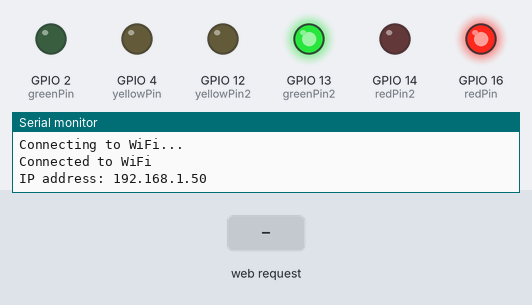
Recording of a sketch running on a simulated ESP8266 (NodeMCU). Parts: output pins drawn as LEDs (lit = HIGH), the last lines printed to the serial monitor. The test bench sets the inputs (shaded band). WiFi joins after 1.5 s; servers stay silent unless stated.

Above: at 3.2 s.
3.3 s: HTTP request GET / received
At 19.0 s:
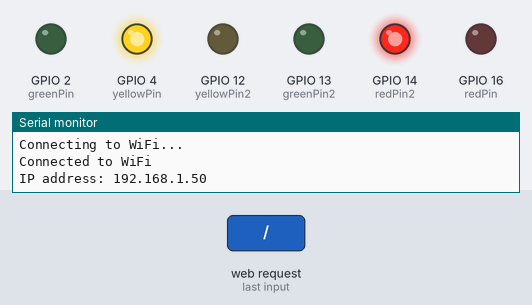
24.3 s: HTTP request GET /?turn=OFF received
At 39.2 s:
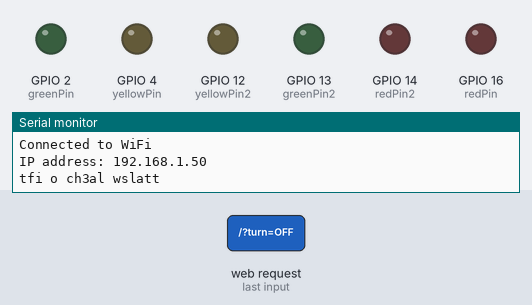
39.5 s: HTTP request GET /?turn=ON received
At 50.7 s:
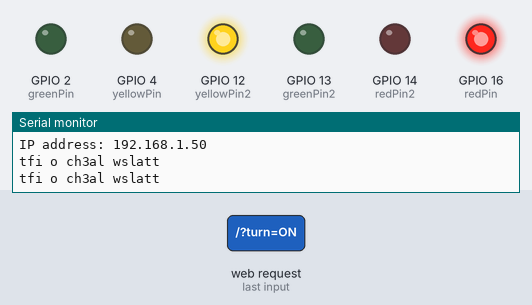
Timing chart, 0 to 56.6 s (numbered marks = the images above; inputs shaded):
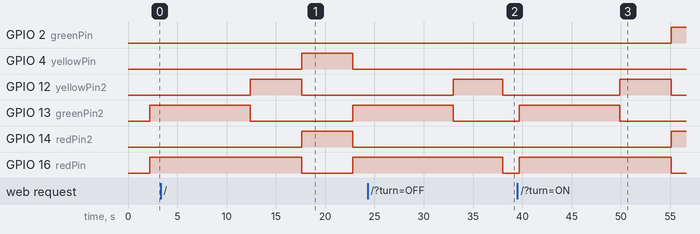

The sketch:

espAsWebServer.ino
```cpp
#include <ESP8266WiFi.h>
#include <ESP8266WebServer.h>

const char*  espName = "esp_sfm";
const char *ssid = "___";
const char *password = "___";
const int redPin = 16;
const int yellowPin = 4;
const int greenPin = 2;
const int redPin2 = 14;
const int yellowPin2 = 12;
const int greenPin2 = 13;
int currentLedTag = 0;

ESP8266WebServer server(80);
const char* nodeServer = "192.168.8.104";

void updateTrafficLightState() {
  if (currentLedTag == 1) {
    sendLEDState("RED","GREEN");
    digitalWrite(redPin, HIGH);
    digitalWrite(greenPin, LOW);
    digitalWrite(yellowPin, LOW);

    digitalWrite(redPin2, LOW);
    digitalWrite(greenPin2, HIGH);
    digitalWrite(yellowPin2, LOW);
    delay(10000);

    sendLEDState("RED","YELLOW");
    digitalWrite(greenPin2, LOW);
    digitalWrite(yellowPin2, HIGH);
    delay(5000);


  } else if (currentLedTag == 2) {

    sendLEDState("GREEN","RED");
    digitalWrite(redPin, LOW);
    digitalWrite(greenPin, HIGH);
    digitalWrite(yellowPin, LOW);

    digitalWrite(redPin2, HIGH);
    digitalWrite(greenPin2, LOW);
    digitalWrite(yellowPin2, LOW);
    delay(10000);
  } else if (currentLedTag == 0) {
    sendLEDState("YELLOW","RED");
    digitalWrite(redPin, LOW);
    digitalWrite(greenPin, LOW);
    digitalWrite(yellowPin, HIGH);

    digitalWrite(redPin2, HIGH);
    digitalWrite(greenPin2, LOW);
    digitalWrite(yellowPin2, LOW);
    delay(5000);
  }
}

void setup() {
  pinMode(redPin, OUTPUT);
  pinMode(yellowPin, OUTPUT);
  pinMode(greenPin, OUTPUT);
  pinMode(redPin2, OUTPUT);
  pinMode(yellowPin2, OUTPUT);
  pinMode(greenPin2, OUTPUT);

  Serial.begin(115200);

  // Connect to Wi-Fi
  WiFi.begin(ssid, password);
  while (WiFi.status() != WL_CONNECTED) {
    delay(1000);
    Serial.println("Connecting to WiFi...");
  }

  Serial.println("Connected to WiFi");
  Serial.print("IP address: ");
  Serial.println(WiFi.localIP());

  server.on("/", HTTP_GET, handleRoot);
  server.begin();
}

void loop() {
  server.handleClient();
  if(currentLedTag >= -1){
    currentLedTag = (currentLedTag + 1) % 3;
    updateTrafficLightState();
  }else{
    digitalWrite(redPin, LOW);
    digitalWrite(greenPin, LOW);
    digitalWrite(yellowPin, LOW);
    digitalWrite(redPin2, LOW);
    digitalWrite(greenPin2, LOW);
    digitalWrite(yellowPin2, LOW);
  }
}

void handleRoot() {
  String message = "Hello from ESP8266!";
  if(server.hasArg("turn")){
    server.send(200, "text/plain", "tfi o ch3al");
    Serial.println("tfi o ch3al wslatt");
   if(server.arg("turn") == "OFF") {
      currentLedTag = -10;
    }else if(server.arg("turn") == "ON"){
      currentLedTag = 0;
    }
  }else{
    server.send(200, "text/plain", "flipo...");
    currentLedTag == 1 ? currentLedTag = -1 : currentLedTag = 0;
  }
}

void sendLEDState(const char* state1, const char* state2) {
    String url = "http://"+String(nodeServer)+"/get-led-state/"+String(espName)+"?ledState=" + String(state1)+";"+String(state2);

    WiFiClient client;
    if (client.connect(nodeServer, 3000)) {
        client.print(String("GET ") + url + " HTTP/1.1\r\n" +
                     "Host: "+String(nodeServer)+"\r\n" +
                     "Connection: close\r\n\r\n");
        client.stop();
    }
}
```

Measured:
- after the input at 3.3 s, GPIO 2 (greenPin): stays LOW (without the input it goes to HIGH after 14.3 s); GPIO 4 (yellowPin): LOW → HIGH after 14.3 s, → LOW 5.2 s later
- after the input at 24.3 s, GPIO 2 (greenPin), GPIO 14 (redPin2): stays LOW (without the input it goes to HIGH after 13.9 s)
- after the input at 39.5 s, GPIO 2 (greenPin), GPIO 14 (redPin2): LOW → HIGH after 15.6 s; GPIO 12 (yellowPin2): LOW → HIGH after 10.4 s, → LOW 5.2 s later; GPIO 13 (greenPin2): LOW → HIGH after 0.20 s, → LOW 10.2 s later; GPIO 16 (redPin): LOW → HIGH after 0.20 s, → LOW 15.4 s later
